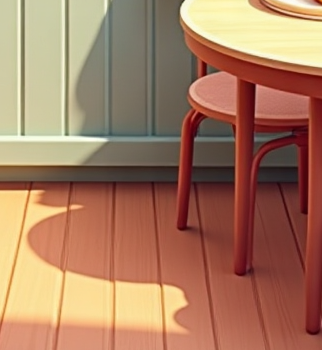
#> input picture _birefnet_test.png, 322 x 350 px
$ python -i gen_zone_items.py   (imports and definitions only)
#> lines starting #> are read from the running program, lines starting #| are printed output that depends on the picture
# -*- coding: utf-8 -*-
"""三场景室内店铺：5 槽位 × 4 档可升级部件（Zone1/2/3）。

设计依据: docs/三场景室内店铺设计方案.md

核心工艺 —— **链式升级**：
  同一槽位的 4 档**必须形态连贯**（同一个柜子逐步变好），
  所以不能 4 档各自 t2i 独立生成（会得到 4 个不同的柜子）。
  做法：t1 用 t2i 从零生成 → t2 以 t1 为参考图 edit 升级 → t3 以 t2 为参考 → t4 以 t3 为参考。
  这样每档都严格是"上一档的加强版"。

尺寸工艺：
  所有部件统一输出 **1024x1024 透明底方图**，内容按最长边缩到 96% 居中。
  理由：prefab 用 preserveAspect 显示，方图 ⇒ 视觉大小完全由 prefab 的 rect 尺寸决定，
  15 个槽位的相对大小关系可精确设计（见设计方案第三节）。
  若按内容尺寸出图，小凳与大柜会看起来一样大。

用法:
  python Tools/gen_zone_items.py                        # dry-run
  python Tools/gen_zone_items.py --apply                # 全跑（60 张）
  python Tools/gen_zone_items.py --apply --only z1      # 只做 Zone1
  python Tools/gen_zone_items.py --apply --only z1:building5 --tiers 4
"""
import argparse
import os
import subprocess
import sys
import time
from concurrent.futures import ThreadPoolExecutor

from PIL import Image

SKILL = os.path.expanduser("~/.claude/skills/gpt-image-2/gpt_image_2.py")
HERE = os.path.dirname(os.path.abspath(__file__))
PROJ = os.path.normpath(os.path.join(HERE, ".."))
ART = os.path.join(PROJ, "Assets", "Project Files", "Game", "Art", "Scene")
OUT = "D:/claudeWorkbase/_zone_items"
OG = (1024, 1024)

# 统一风格：与背景同源（bakery-painterly），强调圆角、低饱和、物件为主
STYLE = (
    "Single isolated game asset of ONE piece of shop furniture, straight-on front view, "
    "perfectly centered, filling most of the frame. "
    "Hand-painted casual mobile game illustration: believable material texture, warm key "
    "light from the upper front, soft ambient occlusion in the crevices, gentle contact "
    "shadow at the very bottom edge, subtle rim light on the top edge. "
    "Rounded friendly shapes, clean readable silhouette, thin warm-brown outline, "
    "matte finish. Muted low-saturation warm palette (cream, light oak, butter, caramel, "
    "soft sage, blush pink). NO text, no letters, no numbers, no logo. "
    "NOT luxurious, no marble, no chandelier, no heavy gold frame, no gemstones. "
    "Fully transparent background, nothing behind or around the object."
)

# 档位递进语义（统一口径）
TIER_NOTE = ("Upgrade level %d of 4: the SAME object as the reference, strictly keeping "
             "its overall shape, proportions, viewing angle and footprint - only the "
             "craftsmanship, materials, surface finish and how generously it is stocked "
             "improve. Nothing is added around or behind it. Still one isolated object on "
             "a fully transparent background.")

ZONES = {
    "z1": dict(
        prefix="z1shop",
        art=os.path.join(ART, "Zone1Shop"),
        label="Zone1 温馨街角面包房",
        context=("A cozy little corner BAKERY. Materials: cream-painted wood, light oak, "
                 "coarse linen, terracotta, simple black metal. Warm afternoon daylight."),
        slots=[
            dict(m="1", sem="counter", cn="面包展示柜",
                 core="a wooden bakery display cabinet for bread and pastries",
                 t=["shabby old wooden cabinet with peeling pale paint, ONE single shelf, "
                    "holding only two plain bread loaves and one croissant, worn and humble",
                    "the same cabinet repainted clean cream white, TWO shelves, neatly "
                    "filled with assorted breads, croissants and round buns",
                    "the same cabinet now with sliding glass doors and a warm strip light "
                    "inside, THREE shelves fully stocked with breads, pastries and one cake",
                    "the same cabinet as a premium piece with gently carved edge trim and a "
                    "soft champagne-gold thin outline, THREE shelves packed with elaborate "
                    "cakes, tarts and macarons, warm interior glow"]),
            dict(m="2", sem="shelf", cn="高储物架",
                 core="a tall wooden storage shelf unit for a bakery",
                 t=["simple three-tier raw unfinished wood shelf with a few scattered empty "
                    "jars and one small sack",
                    "the same shelf neatly painted cream white, FOUR tiers, tidy rows of "
                    "flour jars, linen-lined baskets and folded sacks",
                    "the same shelf with small chalkboard labels on every tier, woven "
                    "baskets, ceramic canisters and one trailing plant on top",
                    "the same shelf as a sturdy FIVE-tier oak unit, a matching ceramic "
                    "canister set, wicker baskets, brass labels, generously stocked"]),
            dict(m="3", sem="table", cn="小圆桌+两椅",
                 core="a small round bakery cafe table with two chairs",
                 t=["a plain square wooden table with a single simple stool",
                    "the same set replaced by a round wooden table with two matching plain "
                    "wooden chairs, bare surface, nothing on the table",
                    "the same round table with a gingham tablecloth, a small vase of "
                    "daisies and two chairs with seat cushions",
                    "the same set upgraded with a marble-look top, softly outlined chairs "
                    "with padded seats, a generous bouquet and a small tiered dessert stand "
                    "on the table"]),
            dict(m="4", sem="bar", cn="咖啡机吧台",
                 core="a small bakery coffee bar counter",
                 t=["a rough little wooden side table with a single pour-over kettle on it",
                    "the same spot becomes a simple wooden counter with a basic home coffee "
                    "machine and two mugs",
                    "the same counter with a proper espresso machine, a coffee grinder, a "
                    "rack of mugs and a small warm lamp",
                    "the same counter as a full professional espresso setup with polished "
                    "copper pipes, two grinders, a full mug rack and a warm overhead lamp"]),
            dict(m="5", sem="tiered_stand", cn="三层点心塔（标志物）",
                 core=("an elegant three-tiered bakery dessert display stand - the signature "
                       "centre-piece of the shop"),
                 t=["a small single-tier wooden plate with only two plain buns on it",
                    "the same piece becomes a two-tier wooden stand with six pastries and "
                    "one small cake",
                    "the same stand as a proper THREE-tier stand with every tier filled "
                    "with breads, pastries and a cake, a glass cloche over the top",
                    "the same stand as an ornate three-tier cake stand, every tier heaped "
                    "with cakes, macarons and fruit tarts, finished with a small floral "
                    "arrangement on top"]),
        ]),
    "z2": dict(
        prefix="z2shop",
        art=os.path.join(ART, "Zone2Shop"),
        label="Zone2 清晨咖啡吧",
        context=("A calm modern NORTHERN-EUROPEAN MINIMALIST COFFEE BAR. Materials: warm "
                 "white painted wood, pale ash wood, muted sage-green paint, slim brass "
                 "details, grey terrazzo. Clean cool morning light."),
        slots=[
            dict(m="1", sem="cupboard", cn="挂墙杯架柜",
                 core="a wall-mounted coffee cup cabinet",
                 t=["a narrow bare three-tier wooden wall shelf, completely empty",
                    "the same shelf painted warm white, holding one neat row of twelve "
                    "plain white cups",
                    "the same cabinet with a muted sage-green back panel, slim brass hooks "
                    "and a tidy set of cups and saucers",
                    "the same cabinet as a tall floor-to-ceiling unit in warm white and "
                    "sage, a full set of premium cups and saucers and a warm hidden light "
                    "strip along the top"]),
            dict(m="2", sem="bottle_shelf", cn="吧台后酒水架",
                 core="a back-bar bottle and syrup shelf for a coffee bar",
                 t=["a single plain wall shelf with only two bottles standing on it",
                    "the same shelf as a two-tier pale ash wood shelf with six assorted "
                    "bottles and a few glasses",
                    "the same shelf with slim brass framing, glass dividers and a fuller "
                    "row of bottles and syrup bottles",
                    "the same shelf as a tall full-height back bar with a complete row of "
                    "bottles, syrups and glasses and a small spotlight above"]),
            dict(m="3", sem="stools", cn="高脚凳组",
                 core="a group of bar stools for a coffee bar",
                 t=["two simple bare folding stools standing side by side",
                    "the same spot with three plain pale wood bar stools in a neat row",
                    "the same three stools with soft sage-green leather seat pads and slim "
                    "brass legs",
                    "the same set as four bentwood bar chairs with backrests, padded sage "
                    "seats and brass foot caps"]),
            dict(m="4", sem="plant_stand", cn="绿植架",
                 core="an indoor plant stand for a coffee bar",
                 t=["one small green potted plant standing on the floor",
                    "the same spot with a three-tier pale wood stand holding three potted "
                    "green plants",
                    "the same stand as a white metal frame with five potted plants and one "
                    "small hanging basket",
                    "the same corner as a tall slim wrought-iron plant stand with eight "
                    "healthy plants and gentle trailing vines"]),
            dict(m="5", sem="menu_board", cn="立式菜单牌",
                 core="a freestanding cafe menu board",
                 t=["a rough wooden board with a blank sheet of paper pinned to it",
                    "the same board with a simple pale wood frame and a printed menu sheet",
                    "the same board as a proper freestanding blackboard with a wooden "
                    "frame and neat chalk handwriting",
                    "the same board as a polished slim brass-framed standing sign with a "
                    "glass cover and a small string of warm lights"]),
        ]),
    "z3": dict(
        prefix="z3shop",
        art=os.path.join(ART, "Zone3Shop"),
        label="Zone3 花园温室茶室",
        context=("A bright GARDEN GREENHOUSE TEA ROOM. Materials: whitewashed brick, "
                 "natural rattan and wicker, white wrought iron, blush-pink linen, warm "
                 "pale stone, bone china. Soft diffused sunlight."),
        slots=[
            dict(m="1", sem="display", cn="玻璃甜点陈列柜",
                 core="a glass dessert display case for a tea room",
                 t=["a small plain bare wooden cabinet holding only two small pastries",
                    "the same cabinet with simple glass panels and TWO tiers holding six "
                    "small cakes and tarts",
                    "the same cabinet with an arched glass top, THREE tiers and delicate "
                    "lace doilies under the pastries",
                    "the same cabinet as an ornate white metal-framed case with three "
                    "generously packed tiers of pastries, macarons and a warm interior "
                    "light"]),
            dict(m="2", sem="tea_sideboard", cn="茶具边柜",
                 core="a tea sideboard cabinet for a tea room",
                 t=["a plain bare wooden sideboard with a single simple teapot and cup on "
                    "top",
                    "the same sideboard painted warm white with two complete tea sets "
                    "arranged on it",
                    "the same sideboard with woven rattan drawer fronts, a small vase of "
                    "flowers and a neatly arranged tea set",
                    "the same sideboard with softly outlined panels, three fine bone-china "
                    "tea sets and a small polished tray"]),
            dict(m="3", sem="rattan_sofa", cn="藤编沙发座",
                 core="a rattan seating group for a tea room",
                 t=["a single worn old wicker chair standing alone",
                    "the same spot with a two-seat rattan bench and one blush-pink cushion",
                    "the same bench with two extra cushions and a small low tea table in "
                    "front of it",
                    "the same corner as a full rattan sofa set with three plump cushions, "
                    "a low tea table and a small flower stand beside it"]),
            dict(m="4", sem="flower_stand", cn="花架",
                 core="a flower stand for a greenhouse tea room",
                 t=["a single-tier wooden stand with only two small potted flowers",
                    "the same stand as a two-tier white metal stand with four potted "
                    "flowers",
                    "the same stand as a tiered ladder-style stand with six pots and "
                    "gentle trailing ivy",
                    "the same stand as an arched white wrought-iron flower stand with "
                    "eight pots and small hanging flower balls"]),
            dict(m="5", sem="tiered_stand", cn="三层点心塔（标志物）",
                 core=("an elegant three-tiered afternoon-tea dessert stand - the signature "
                       "centre-piece of the shop"),
                 t=["a small single-tier plate with only two slices of cake on it",
                    "the same piece becomes a two-tier stand with six small cakes and tarts",
                    "the same stand as a proper THREE-tier stand with every tier "
                    "generously filled with pastries and a glass cloche over the top",
                    "the same stand as an ornate three-tier stand, every tier heaped with "
                    "cakes, macarons and fruit tarts, finished with a small floral "
                    "arrangement on top"]),
        ]),
}


def fit_square(path, out, size=OG):
    """裁掉透明边 → 内容按最长边缩到 96% → 居中贴到透明方画布。"""
#> called with path = '../_birefnet_test.png', out = 'out.png', size = (1024, 1024)
    im = Image.open(path).convert("RGBA")
    bbox = im.getbbox()
#> bbox = (0, 0, 322, 350)
    if bbox:
        im = im.crop(bbox)
    pad = 0.96
    s = min(size[0] * pad / im.width, size[1] * pad / im.height)
#> s = 2.81
    nw, nh = max(1, round(im.width * s)), max(1, round(im.height * s))
#> nw = 904; nh = 983
    cv = Image.new("RGBA", size, (0, 0, 0, 0))
#> cv: PIL image 1024x1024 RGBA; every value is 0
    cv.paste(im.resize((nw, nh), Image.LANCZOS),
             ((size[0] - nw) // 2, (size[1] - nh) // 2))
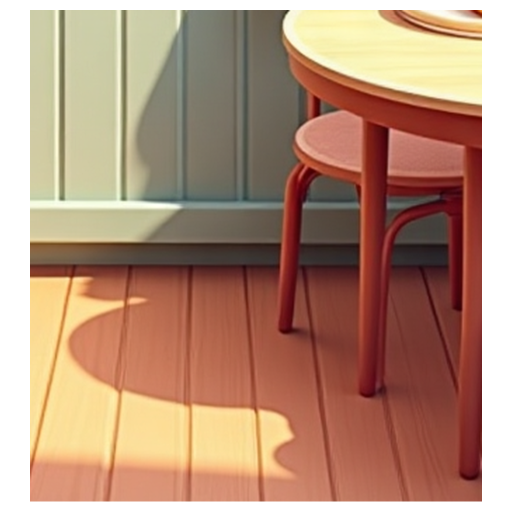
#> cv: PIL image 1024x1024 RGBA (shown at 1/2 size); mean R, G, B, A 141.3, 104.4, 81.9, 216.1; transparent parts drawn white
    cv.save(out)
    return (nw, nh)


# [124 lines left out: functions run_skill, make_chain, main, not called in this run]


# [2 lines not run here, left out]

>>> result = fit_square('../_birefnet_test.png', 'out.png')
#> result = (904, 983)

$ run again, on _shot_shop_p4.png
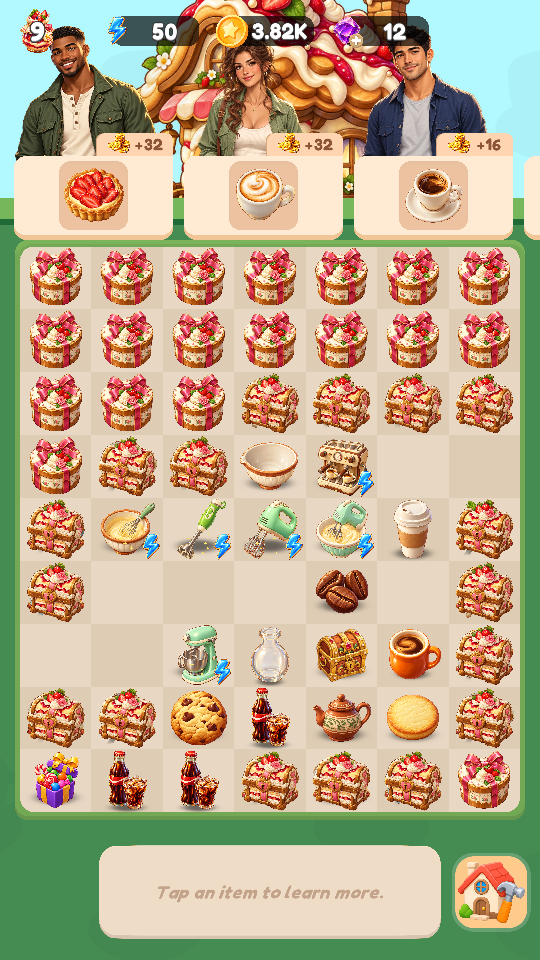
#> input picture _shot_shop_p4.png, 540 x 960 px
#> bbox = (0, 0, 540, 960)
#> in fit_square, `cv.paste(im.resize((nw, nh), Image.LANCZOS), ((size[0] - nw) // 2, (si..`:
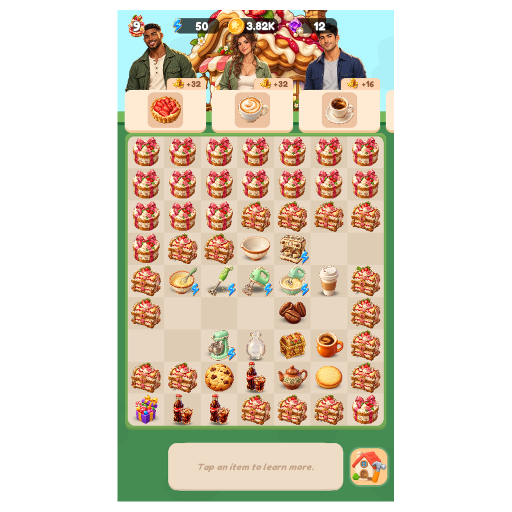
#> cv: PIL image 1024x1024 RGBA (shown at 1/2 size); mean R, G, B, A 98.4, 89.3, 73.3, 132.2; transparent parts drawn white

$ run again, on reference_cake_shop.png
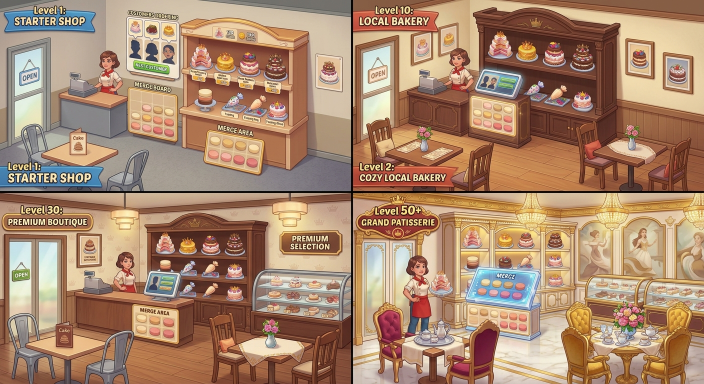
#> input picture reference_cake_shop.png, 1408 x 768 px (shown at 1/2 size)
#> bbox = (0, 0, 1408, 768)
#> in fit_square, `cv.paste(im.resize((nw, nh), Image.LANCZOS), ((size[0] - nw) // 2, (si..`:
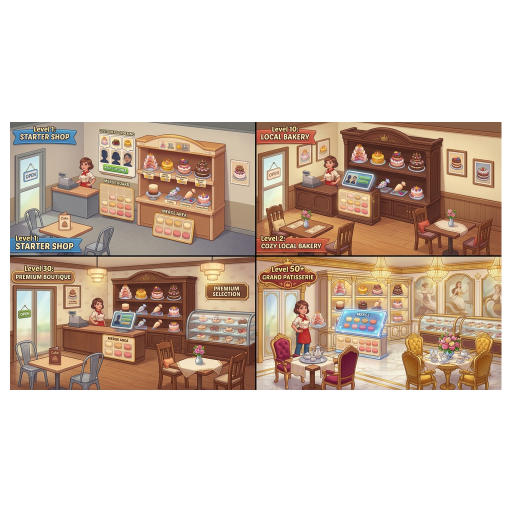
#> cv: PIL image 1024x1024 RGBA (shown at 1/2 size); mean R, G, B, A 84.8, 68.1, 55.4, 128.1; transparent parts drawn white
